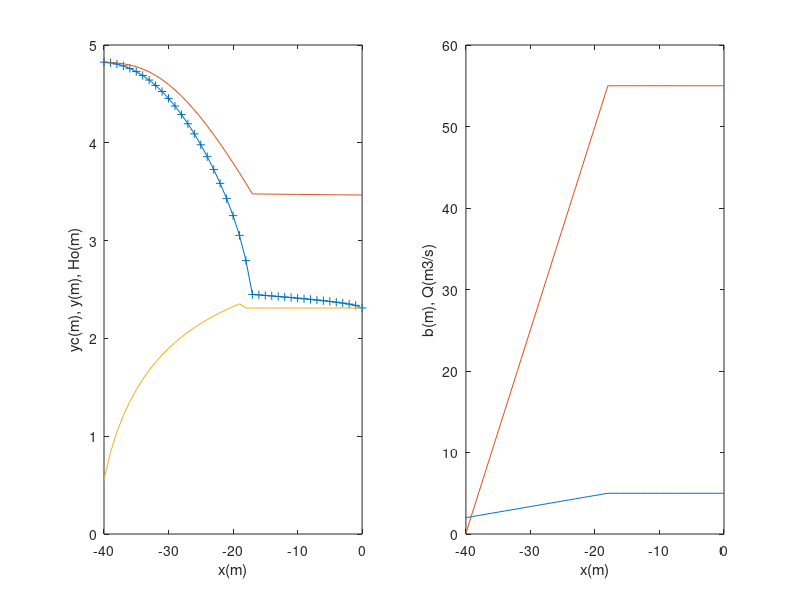

The MATLAB script that drew this image:
clear;clc
close all
#Cálculo del régimen gradualmente variado en canales de sección no uniforme

x=[];
y=[];
H0=[];
I=[];
yc=[];
Q=[];
b=[];


I0=0.003;
n=0.012;
z=0;%Sección trapecial, con z=0 es rectangular
L=40;%Longitud de tramo de canal
Laliv=23;%Longitud del aliviadero
%Naliv=23;%Número de secciones del aliviadero
N=40;%Número de secciones a calcular
deltax=-L/N;%Distancia entre secciones, negativo hacia aguas arriba de la sección de control
q0=55;q1=(q0+q0/Laliv)/Laliv;%Acumulación de caudal con x, en la forma Q=q0+q1*x
tol=1e-6;%Parámetro para considerar alcanzada la convergencia del cálculo iterativo

x(1)=0;%Posción x de la sección de control
b0=5;b1=(b0-2+(b0-2)/Laliv)/Laliv;%Cambio de la sección con x, en la forma b=b0+b1*x
b(1)=b0;
y(1)=((q0/b0)^2/9.80665)^(1/3);
Q(1)=q0;
yc(1)=y(1);

for i=1:N
  %Se calculan N secciones separadas una distancia deltax
  deltay=1e-2;deltayant=0;
  while abs(deltay-deltayant)>tol
    deltayant=deltay;
    
    x(i+1)=x(i)+deltax;
    if x(i+1)>=(Laliv-L)
      Q(i+1)=q0;
      b(i+1)=b0;
    else
      Q(i+1)=q0+q1*(x(i)+(L-Laliv));
      b(i+1)=b0+b1*(x(i)+(L-Laliv));
    endif
    H0(i)=y(i)+(Q(i)/b(i)/y(i))^2/2/9.80665;
    I(i)=(Q(i)*n*(b(i)+2*y(i)*(1+z^2)^(1/2))^(2/3)/(b(i)*y(i)+z*y(i)^2)^(5/3))^2;
    y(i+1)=y(i)+deltay;
    H0(i+1)=y(i+1)+(Q(i+1)/b(i+1)/y(i+1))^2/2/9.80665;
    I(i+1)=(Q(i+1)*n*(b(i+1)+2*y(i+1)*(1+z^2)^(1/2))^(2/3)/(b(i+1)*y(i+1)+z*y(i+1)^2)^(5/3))^2;
    deltaH0=H0(i+1)-H0(i);
    Imed=(I(i)+I(i+1))/2;
    dH0dbmed=-1/3*((Q(i)+Q(i+1))/2)^2/9.80665*(1/(b(i)^3+y(i)^2)+1/(b(i+1)^3+y(i+1)^2))/2;
    if x(i+1)>=(Laliv-L)
      deltaxdif=deltaH0/(I0-Imed);
    else
      deltaxdif=deltaH0/(I0-Imed-b1*dH0dbmed);
    endif
    deltay=deltay*(abs(deltax/deltaxdif))^(1/2);
  endwhile
  yc(i+1)=((Q(i)/b(i+1))^2/9.80665)^(1/3);
endfor

subplot(1,2,1)
plot(x,y,'+-',x,H0,x,yc)
xlabel('x(m)')
ylabel('yc(m), y(m), Ho(m)')

subplot(1,2,2)
plot(x,b,x,Q)
xlabel('x(m)')
ylabel('b(m), Q(m3/s)')